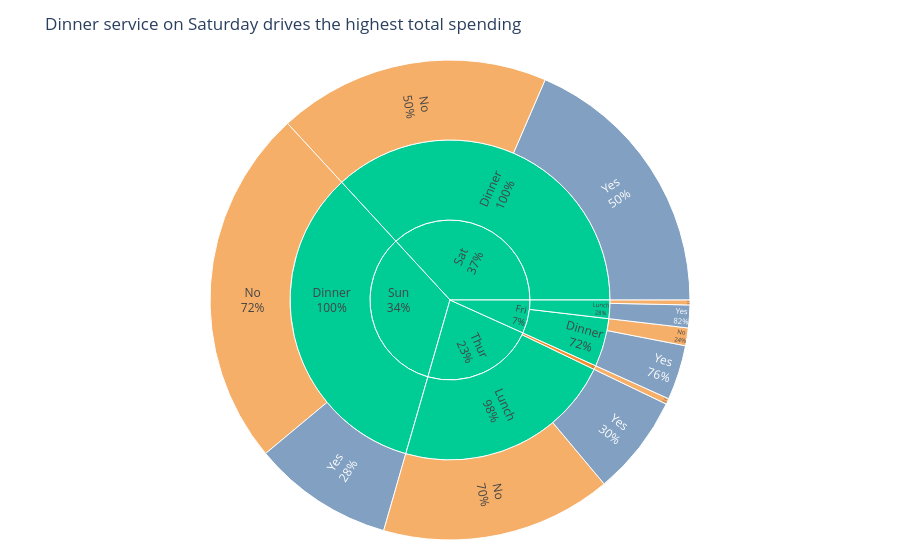

The notebook cell saved with this chart:
### Code cell
#task2 Sunburst: tipping behaviour by day and meal time
tips = px.data.tips()

# Aggregate total bill amount
tips_grouped = (
    tips.groupby(['day', 'time', 'smoker'])['total_bill']
    .sum()
    .reset_index()
)

# CVD-safe palette
tip_colors = {
    'Yes': '#4E79A7',
    'No': '#F28E2B'
}

# Sunburst chart
fig = px.sunburst(
    tips_grouped,
    path=['day', 'time', 'smoker'],
    values='total_bill',
    color='smoker',
    color_discrete_map=tip_colors,
    title='Dinner service on Saturday drives the highest total spending'
)

# Grey out parent nodes
fig.update_traces(
    insidetextorientation='radial',
    textinfo='label+percent parent',
    root_color='lightgrey'
)

fig.update_layout(
    margin=dict(t=60, l=20, r=20, b=20)
)

fig.show()

### Figure 1 — Plotly figure (JSON) as saved in the notebook; plotly's stock layout.template omitted (floating-point values rounded to 4 significant figures)
{"data": [{"branchvalues": "total", "customdata": [["(?)"], ["(?)"], ["(?)"], ["(?)"], ["(?)"], ["(?)"], ["(?)"], ["(?)"], ["(?)"], ["No"], ["No"], ["No"], ["No"], ["No"], ["No"], ["No"], ["Yes"], ["Yes"], ["Yes"], ["Yes"], ["Yes"]], "domain": {"x": [0, 1], "y": [0, 1]}, "hovertemplate": "labels=%{label}<br>total_bill=%{value}<br>parent=%{parent}<br>id=%{id}<br>smoker=%{customdata[0]}<extra></extra>", "ids": ["Thur", "Sat", "Fri", "Thur/Lunch", "Sun/Dinner", "Sat/Dinner", "Fri/Lunch", "Fri/Dinner", "Sun", "Thur/Dinner", "Fri/Dinner/No", "Thur/Dinner/No", "Sun/Dinner/No", "Sat/Dinner/No", "Fri/Lunch/No", "Thur/Lunch/No", "Sun/Dinner/Yes", "Sat/Dinner/Yes", "Fri/Lunch/Yes", "Fri/Dinner/Yes", "Thur/Lunch/Yes"], "insidetextorientation": "radial", "labels": ["Thur", "Sat", "Fri", "Lunch", "Dinner", "Dinner", "Lunch", "Dinner", "Sun", "Dinner", "No", "No", "No", "No", "No", "No", "Yes", "Yes", "Yes", "Yes", "Yes"], "marker": {"colors": ["#00cc96", "#00cc96", "#00cc96", "#00cc96", "#00cc96", "#00cc96", "#00cc96", "#00cc96", "#00cc96", "#F28E2B", "#F28E2B", "#F28E2B", "#F28E2B", "#F28E2B", "#F28E2B", "#F28E2B", "#4E79A7", "#4E79A7", "#4E79A7", "#4E79A7", "#4E79A7"]}, "name": "", "parents": ["", "", "", "Thur", "Sun", "Sat", "Fri", "Fri", "", "Thur", "Fri/Dinner", "Thur/Dinner", "Sun/Dinner", "Sat/Dinner", "Fri/Lunch", "Thur/Lunch", "Sun/Dinner", "Sat/Dinner", "Fri/Lunch", "Fri/Dinner", "Thur/Lunch"], "root": {"color": "lightgrey"}, "textinfo": "label+percent parent", "type": "sunburst", "values": [1096.0, 1778.0, 325.9, 1078.0, 1627.0, 1778.0, 89.92, 236.0, 1627.0, 18.78, 57.7, 18.78, 1169.0, 884.8, 15.98, 751.3, 458.3, 893.6, 73.94, 178.3, 326.2]}], "layout": {"legend": {"tracegroupgap": 0}, "margin": {"b": 20, "l": 20, "r": 20, "t": 60}, "title": {"text": "Dinner service on Saturday drives the highest total spending"}}}
